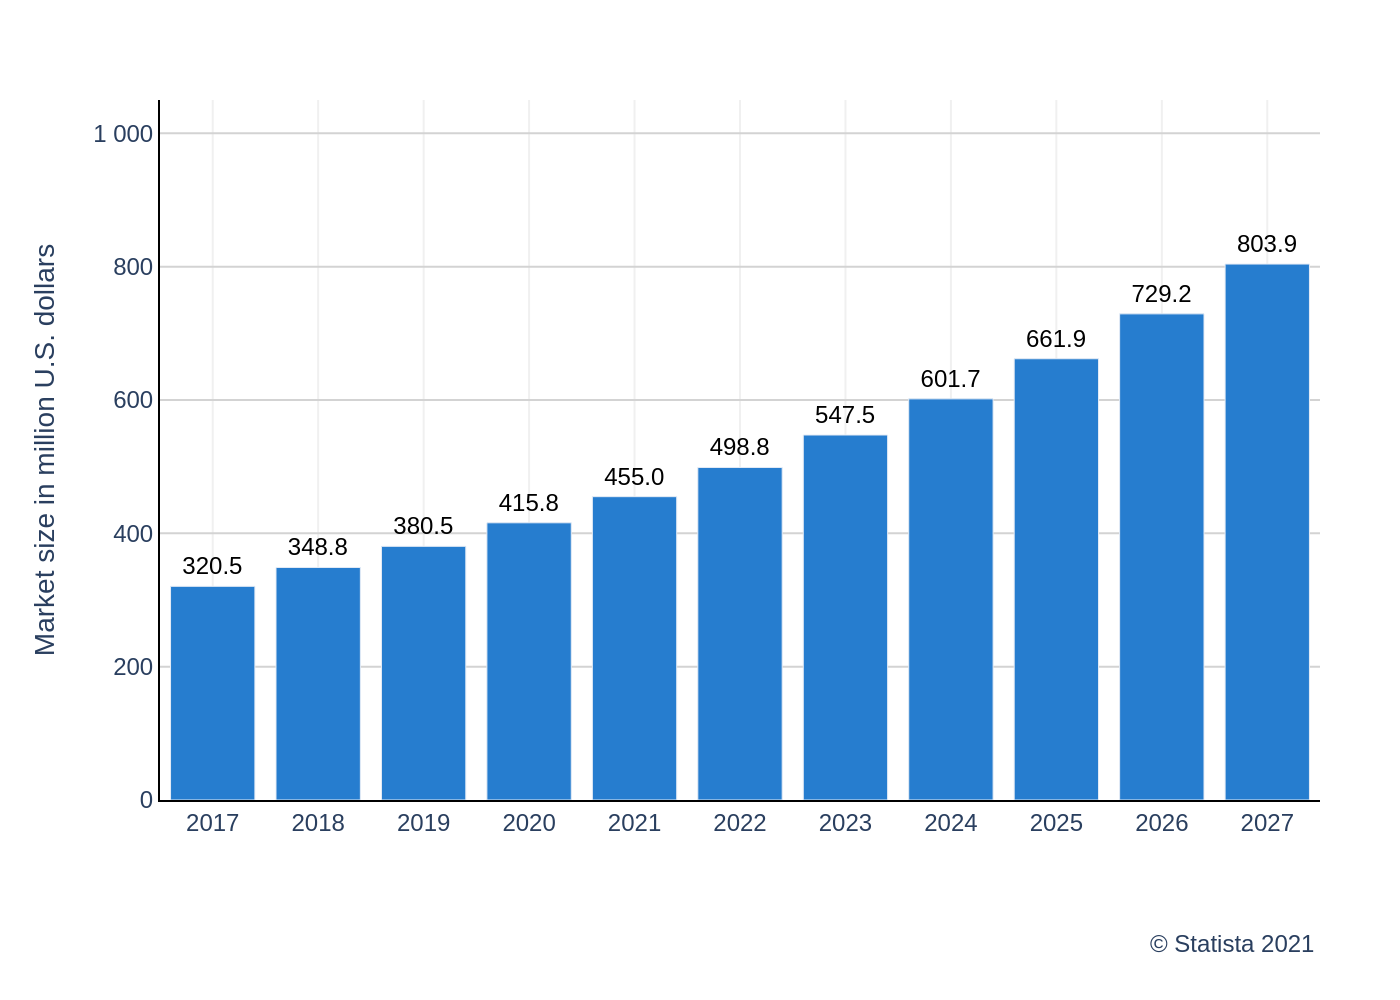

Write Python code to recreate this figure.
import sys
import json
import pathlib
import plotly.graph_objects as go

# Check for command-line argument
if len(sys.argv) != 2:
    print("Usage: python script.py <path_to_json_file>")
    sys.exit(1)

json_path = pathlib.Path(sys.argv[1])
if not json_path.is_file():
    print(f"Error: JSON file not found at '{json_path}'")
    sys.exit(1)

# Load data from the specified JSON file
with open(json_path, 'r', encoding='utf-8') as f:
    chart_info = json.load(f)

# Extract data for plotting
chart_data = chart_info.get("chart_data", [])
texts = chart_info.get("texts", {})
colors = chart_info.get("colors", [])
x_values = [item['x'] for item in chart_data]
y_values = [item['y'] for item in chart_data]

# Create the figure
fig = go.Figure()

# Add the bar trace
fig.add_trace(go.Bar(
    x=x_values,
    y=y_values,
    text=y_values,
    textposition='outside',
    marker_color=colors[0] if colors else None,
    hoverinfo='none',
    cliponaxis=False # Allows text to render outside the plot area
))

# Update trace appearance
fig.update_traces(
    textfont=dict(
        family="Arial",
        size=12,
        color='black'
    )
)

# Configure the layout
fig.update_layout(
    font=dict(family="Arial"),
    plot_bgcolor='white',
    paper_bgcolor='white',
    showlegend=False,
    margin=dict(l=80, r=40, t=50, b=100),
    xaxis=dict(
        title_text=texts.get("x_axis_title"),
        tickmode='array',
        tickvals=x_values,
        tickfont=dict(size=12),
        showgrid=True,
        gridcolor='#f0f0f0',
        linecolor='black',
        zeroline=False
    ),
    yaxis=dict(
        title_text=texts.get("y_axis_title"),
        range=[0, 1050],
        tickvals=[0, 200, 400, 600, 800, 1000],
        ticktext=['0', '200', '400', '600', '800', '1 000'],
        showgrid=True,
        gridcolor='lightgrey',
        linecolor='black',
        zeroline=False
    ),
    annotations=[
        dict(
            text=texts.get("source"),
            showarrow=False,
            xref='paper',
            yref='paper',
            x=1.0,
            y=-0.18,
            xanchor='right',
            yanchor='top',
            font=dict(size=12)
        )
    ]
)

# Generate the output filename from the input JSON path
output_filename = json_path.stem + ".png"

# Save the figure as a PNG image
fig.write_image(output_filename, scale=2)

print(f"Chart saved to {output_filename}")
